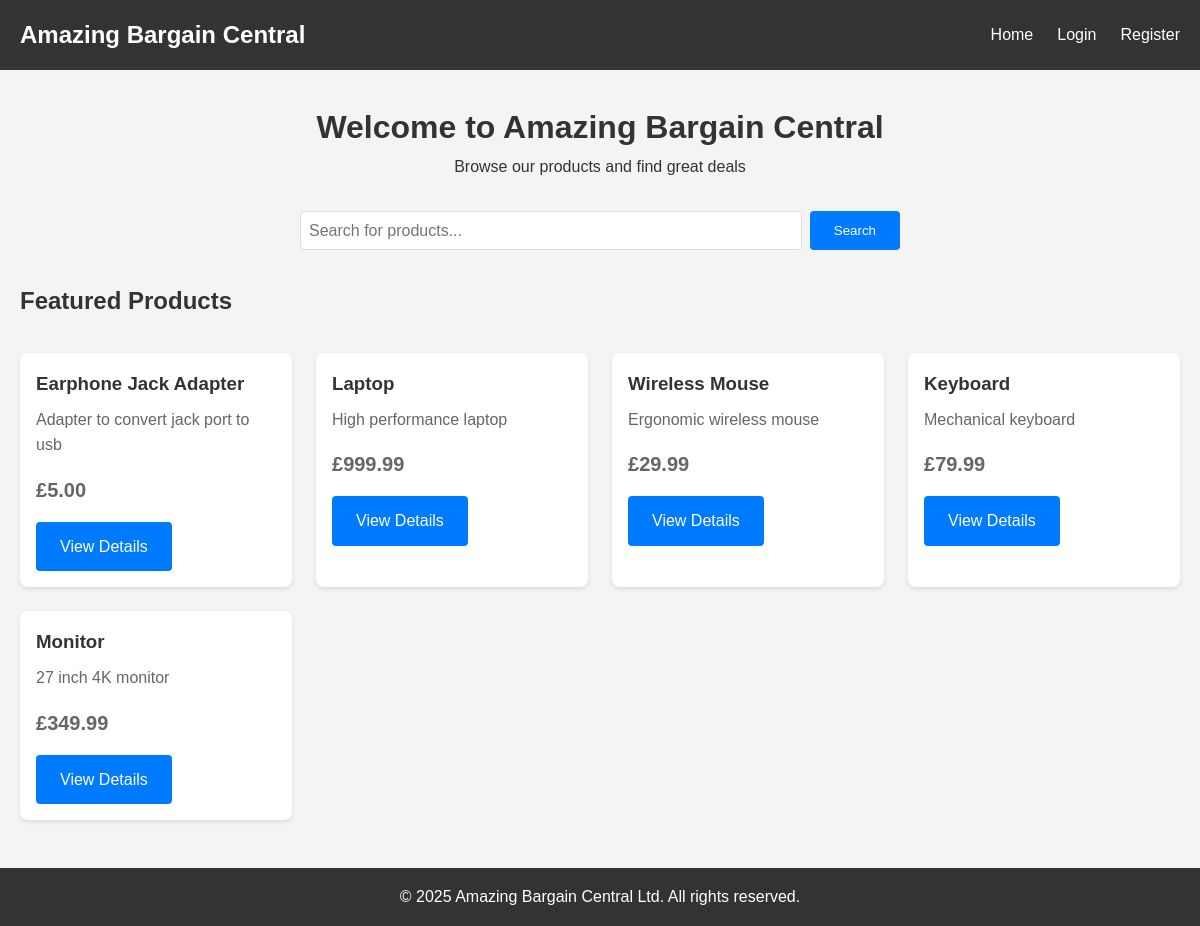
The page / on the database its author committed.
### tables this page shows
CREATE TABLE products (
            id INTEGER PRIMARY KEY AUTOINCREMENT,
            name TEXT NOT NULL,
            description TEXT,
            price REAL NOT NULL,
            seller_id INTEGER,
            image_url TEXT,
            created_at TIMESTAMP DEFAULT CURRENT_TIMESTAMP,
            FOREIGN KEY (seller_id) REFERENCES users (id)
        );

### app.py (the view)
@app.route('/')
def index():
    conn = get_db_connection()
    products = conn.execute('SELECT * FROM products ORDER BY created_at DESC LIMIT 12').fetchall()
    conn.close()
    if 'user_id' in session:
        log_activity(session['user_id'], 'page_view', 'Viewed home page')
    return render_template('index.html', products=products)

### app.py (called while the page is built)
@app.after_request
def apply_security_headers(response):
    response.headers['Content-Security-Policy'] = "default-src 'self'; script-src 'self'"
    response.headers['X-Content-Type-Options'] = 'nosniff'
    response.headers['X-Frame-Options'] = 'DENY'
    return response

def get_db_connection():
    conn = sqlite3.connect('ecommerce.db')
    conn.row_factory = sqlite3.Row
    return conn

### templates/index.html (shortened to what this page needs)
{% extends "base.html" %}
{% block content %}
<div style="text-align: center; margin: 2rem 0;">
    <h1>Welcome to Amazing Bargain Central</h1>
    <p>Browse our products and find great deals</p>
</div>
<div style="margin: 2rem 0;">
    <form method="GET" action="{{ url_for('search') }}" style="display: flex; gap: 0.5rem; max-width: 600px; margin: 0 auto;">
        <input type="text" name="q" placeholder="Search for products..." style="flex: 1;">
        <button type="submit">Search</button>
    </form>
</div>
<h2>Featured Products</h2>
{% if products %}
<div class="product-grid">
    {% for product in products %}
    <div class="product-card">
        <h3>{{ product.name }}</h3>
        <p>{{ product.description[:100] }}{% if product.description|length > 100 %}...{% endif %}</p>
        <p class="price">£{{ "%.2f"|format(product.price) }}</p>
        <a href="{{ url_for('product_detail', product_id=product.id) }}" class="btn">View Details</a>
    </div>
    {% endfor %}
</div>
{% else %}
<p>No products available at the moment.</p>
{% endif %}
{% endblock %}

### templates/base.html (shortened to what this page needs)
<!DOCTYPE html>
<html lang="en">
<head>
    <link rel="stylesheet" href="{{ url_for('static', filename='style.css') }}">
</head>
<body>
    <nav>
        <div class="container">
            <a href="{{ url_for('index') }}" class="logo">Amazing Bargain Central</a>
            <ul class="nav-links">
                <li><a href="{{ url_for('index') }}">Home</a></li>
                {% if session.user_id %}
                    <li><a href="{{ url_for('profile') }}">Profile</a></li>
                    {% if session.role in ['seller', 'admin'] %}
                        <li><a href="{{ url_for('seller_dashboard') }}">Seller Dashboard</a></li>
                    {% endif %}
                    {% if session.role == 'admin' %}
                        <li><a href="{{ url_for('admin_dashboard') }}">Admin Panel</a></li>
                    {% endif %}
                    <li><a href="{{ url_for('logout') }}">Logout ({{ session.username }})</a></li>
                {% else %}
                    <li><a href="{{ url_for('login') }}">Login</a></li>
                    <li><a href="{{ url_for('register') }}">Register</a></li>
                {% endif %}
            </ul>
        </div>
    </nav>
    <div class="container">
        {% block content %}{% endblock %}
    </div>
    <footer>
        <p>&copy; 2025 Amazing Bargain Central Ltd. All rights reserved.</p>
    </footer>
</body>
</html>

### static/style.css (style rules this page uses)
* { margin: 0; padding: 0; box-sizing: border-box; }
body { font-family: Arial, sans-serif; line-height: 1.6; color: #333; background: #f4f4f4; }
.container { max-width: 1200px; margin: 0 auto; padding: 0 20px; }
nav { background: #333; color: #fff; padding: 1rem 0; margin-bottom: 2rem; }
nav .container { display: flex; justify-content: space-between; align-items: center; }
.logo { color: #fff; text-decoration: none; font-size: 1.5rem; font-weight: bold; }
.nav-links { display: flex; list-style: none; gap: 1.5rem; }
.nav-links a { color: #fff; text-decoration: none; }
input, textarea, select { width: 100%; padding: 0.5rem; border: 1px solid #ddd; border-radius: 4px; font-size: 1rem; }
button, .btn { background: #007bff; color: #fff; padding: 0.75rem 1.5rem; border: none; border-radius: 4px; cursor: pointer; text-decoration: none; display: inline-block; }
.product-grid { display: grid; grid-template-columns: repeat(auto-fill, minmax(250px, 1fr)); gap: 1.5rem; margin: 2rem 0; }
.product-card { background: #fff; padding: 1rem; border-radius: 8px; box-shadow: 0 2px 4px rgba(0,0,0,0.1); }
.product-card h3 { margin-bottom: 0.5rem; }
.product-card p { color: #666; margin-bottom: 1rem; }
.price { font-size: 1.25rem; font-weight: bold; color: #28a745; }
footer { background: #333; color: #fff; text-align: center; padding: 1rem 0; margin-top: 3rem; }

### rows shown on the page
products: name "Earphone Jack Adapter", description "Adapter to convert jack port to usb", price "5.00"
products: name "Laptop", description "High performance laptop", price "999.99"
products: name "Wireless Mouse", description "Ergonomic wireless mouse", price "29.99"
products: name "Keyboard", description "Mechanical keyboard", price "79.99"
products: name "Monitor", description "27 inch 4K monitor", price "349.99"
